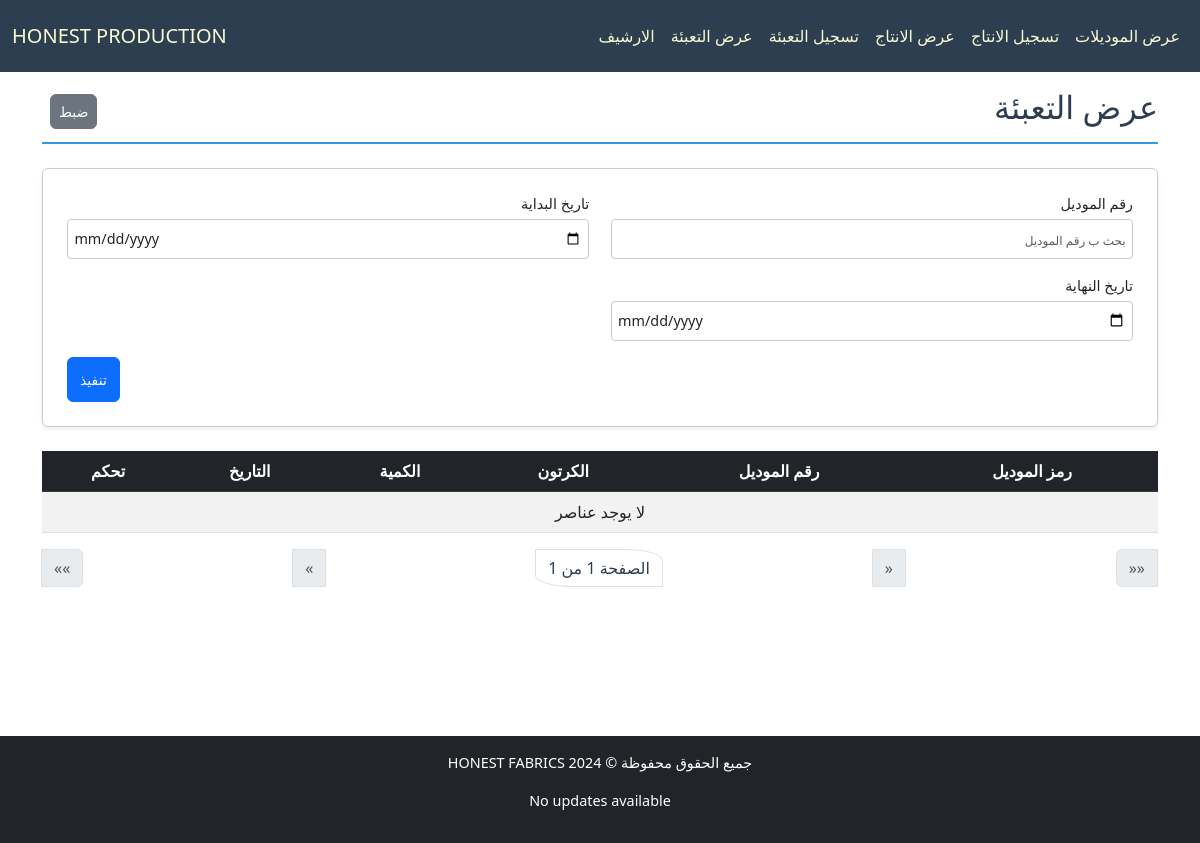
The page /production/packing-list on the database as committed earlier.
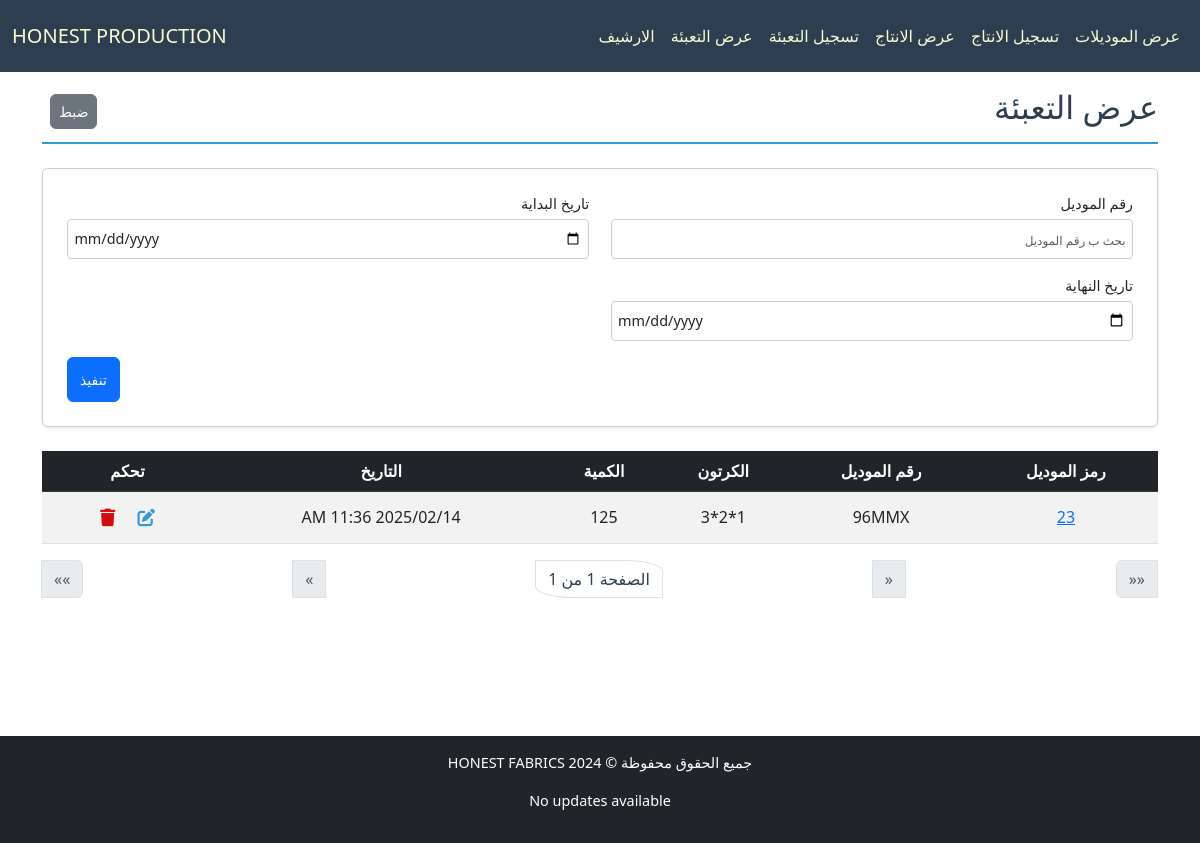
The same page on the database as committed later.
### production/models.py (models this page shows, shortened)
class Packing(models.Model):
    model = models.ForeignKey(Model, verbose_name="الموديل", on_delete=models.CASCADE, related_name="packings")
    carton = models.ForeignKey(Carton, verbose_name="الكرتونة", on_delete=models.CASCADE, related_name="packings")
    created_at = models.DateTimeField(verbose_name="تاريخ الإنشاء", default=now)
    used_carton = models.PositiveIntegerField(verbose_name="الكرتون للتعبئة", blank=True, default=0)
    class Meta:
        ordering = ['-created_at']

class Model(models.Model):
    DOZENS_CHOICES = [
        (12, "12"),
        (24, "24"),
        (36, "36"),
        (48, "48"),
    ]
    id = models.AutoField(primary_key=True, verbose_name="الرمز")
    model_number = models.CharField(max_length=50, verbose_name="رقم الموديل", unique=True)
    created_at = models.DateTimeField(verbose_name="تاريخ الإنشاء", default=now)
    ended_at = models.DateTimeField(verbose_name="تاريخ الانتهاء", blank=True, null=True)
    shipped_at = models.DateTimeField(verbose_name="تاريخ الشحن", blank=True, null=True)
    is_archive = models.BooleanField(default=False)
    is_shipped = models.BooleanField(default=False)
    Packing_per_carton = models.PositiveIntegerField(
        verbose_name="القطع في الكرتونة", choices=DOZENS_CHOICES, default=12
    )
    available_carton = models.IntegerField(verbose_name="الكراتين المتبقية", blank=True, default=0)
    used_carton = models.IntegerField(verbose_name="الكراتين المستخدمة", blank=True, default=0)
    class Meta:
        ordering = ["-created_at"]

class Carton(models.Model):
    TYPE_CHOICES = [
        ("شماعة", "شماعة"),
        ("تطبيق", "تطبيق"),
    ]
    model = models.ForeignKey(Model, verbose_name="الموديل", on_delete=models.CASCADE, related_name="cartons")
    length = models.CharField(max_length=50, verbose_name="الطول", blank=True)
    width = models.CharField(max_length=50, verbose_name="العرض", blank=True)
    height = models.CharField(max_length=50, verbose_name="الارتفاع", blank=True)
    type = models.CharField(verbose_name="النوع", choices=TYPE_CHOICES, max_length=10, default="تطبيق")
    comment = models.CharField(max_length=100, verbose_name="المقاسات داخل الكرتونة", blank=True)

### production/views.py (the view)
# urls.py: path('packing-list', PackingListingView.as_view(), name='packing_list_view'),
class PackingListingView(ListView):
    template_name = "production/list_package.html"
    model = Packing
    paginate_by = 30
    filter_fields = ["model_number", "start_date", "end_date"]
    def parse_date(self, date_str):
        try:
            normalized_date = date_str.replace("\\", "/")
            return datetime.strptime(normalized_date, "%Y-%m-%d")
        except (ValueError, AttributeError):
            return None
    def get_queryset(self):
        queryset = super().get_queryset()
        filters = Q()
        model_number = self.request.GET.get("model_number")
        if model_number:
            filters &= Q(model__model_number__icontains=model_number)
        start_date = self.parse_date(self.request.GET.get("start_date"))
        end_date = self.parse_date(self.request.GET.get("end_date"))
        if start_date:
            filters &= Q(created_at__gte=start_date)
        if end_date:
            filters &= Q(created_at__lte=end_date)
        return queryset.filter(filters)
    def get_context_data(self, **kwargs):
        context = super().get_context_data(**kwargs)
        context["filter_fields"] = [
            {"field_name": "model_number", "verbose_name": "رقم الموديل", "value": self.request.GET.get("model_number", "")},
            {"field_name": "start_date", "verbose_name": "تاريخ البداية", "value": self.request.GET.get("start_date", "")},
            {"field_name": "end_date", "verbose_name": "تاريخ النهاية", "value": self.request.GET.get("end_date", "")},
        ]
        return context

### production/templates/production/list_package.html (shortened to what the changed rows need)
{% extends "cloth/layout.html" %}
{% load math_filters %}
{% block body %}
    <div class="pt-4 section-title d-flex justify-content-between align-items-center">
        <h2>عرض التعبئة</h2>
    </div>
    <form method="get" class="filter-form-flex mb-4 p-4 rounded shadow-sm">
        {% for filter_field in filter_fields %}
        <div class="form-group mb-3">
            <label for="filter_{{ forloop.counter }}" class="form-label">{{ filter_field.verbose_name }}</label>
            <input
                type="{% if filter_field.field_name in 'start_date end_date' %}date{% else %}text{% endif %}"
                id="filter_{{ forloop.counter }}"
                name="{{ filter_field.field_name }}"
                placeholder="بحث ب {{ filter_field.verbose_name }}"
                class="form-control"
                value="{{ filter_field.value }}">
        </div>
        {% endfor %}
    </form>
    <div class="table-responsive">
        <table class="table table-striped table-hover">
            <thead class="table-dark">
                <tr>
                    <th>رمز الموديل</th>
                    <th>رقم الموديل</th>
                    <th>الكرتون</th>
                    <th>الكمية</th>
                    <th>التاريخ</th>
                    <th>تحكم</th>
                </tr>
            </thead>
            <tbody>
                {% for package_item in object_list %}
                <tr class="clickable-row" data-detail_url="{% url 'model_detail_view' package_item.model.id %}">
                    <td>
                        <a href="{% url 'model_detail_view' package_item.model.id %}">{{ package_item.model.id }}</a>
                    </td>
                    <td>{{ package_item.model.model_number }}</td>
                    <td>{{ package_item.carton.length }}*{{ package_item.carton.width }}*{{ package_item.carton.height }}</td>
                    <td>{{ package_item.used_carton }}</td>
                    <td dir="rtl">{{ package_item.created_at|date:"Y/m/d h:i A" }}</td>
                    <td>
                        <a class="px-2 btn" href="{% url 'packingpiece_edit' package_item.id %}">
                        </a>
                        <a class="px-2 btn" href="{% url 'packingpiece_delete' package_item.id %}">
                            </a>
                    </td>
                </tr>
                {% empty %}
                <tr>
                    <td colspan="8" class="text-center">لا يوجد عناصر</td>
                </tr>
                {% endfor %}
            </tbody>
        </table>
    </div>
{% endblock body %}

Rows that differ between the two databases and show on the page:
added Packing: model.id "23", model.model_number "96MMX", carton.length "1", carton.width "2", carton.height "3", used_carton "125", created_at "2025/02/14 11:36 AM"
Other text that changed with them:
text no longer shown: "لا يوجد عناصر"
